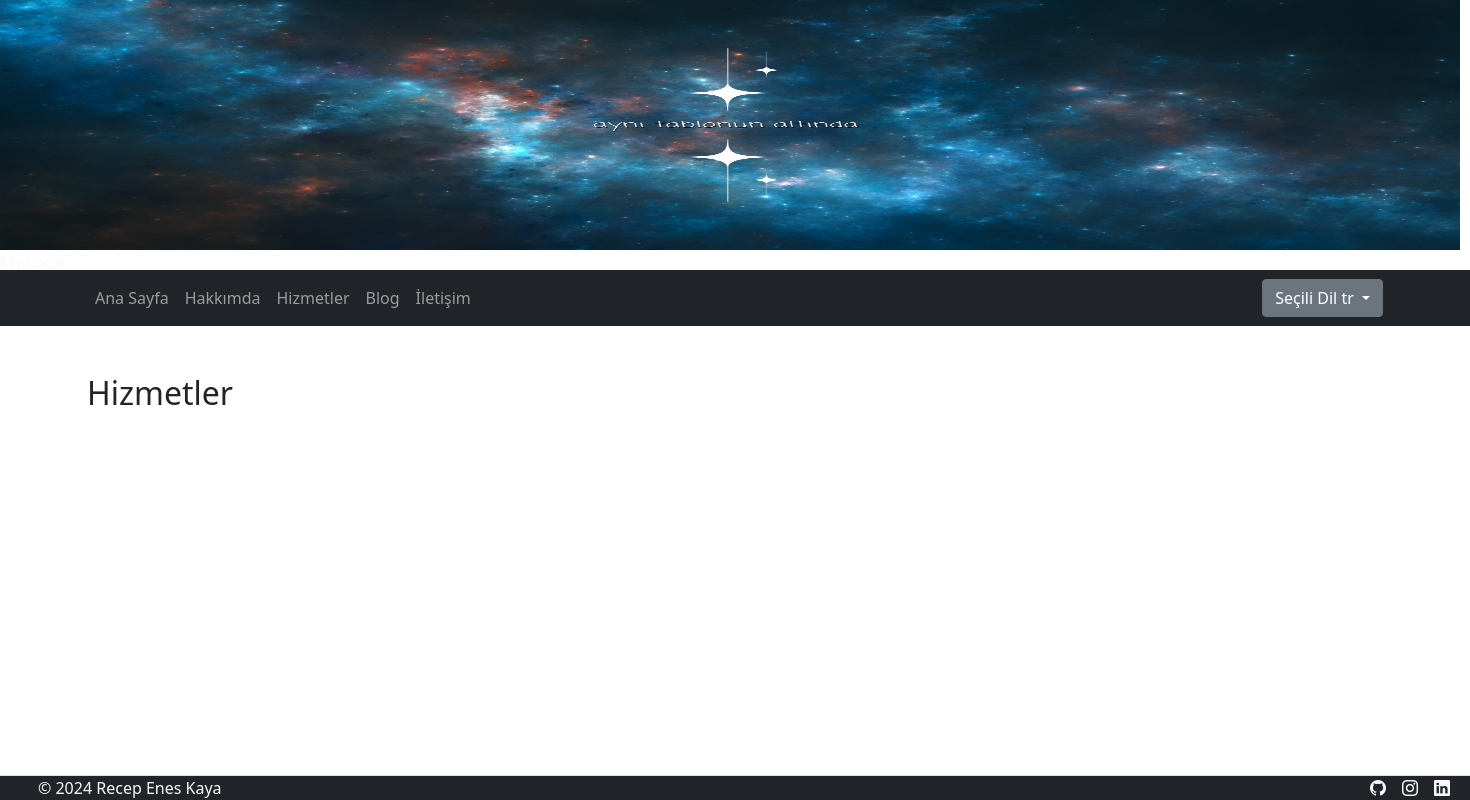
The app's page /tr/services, older data.
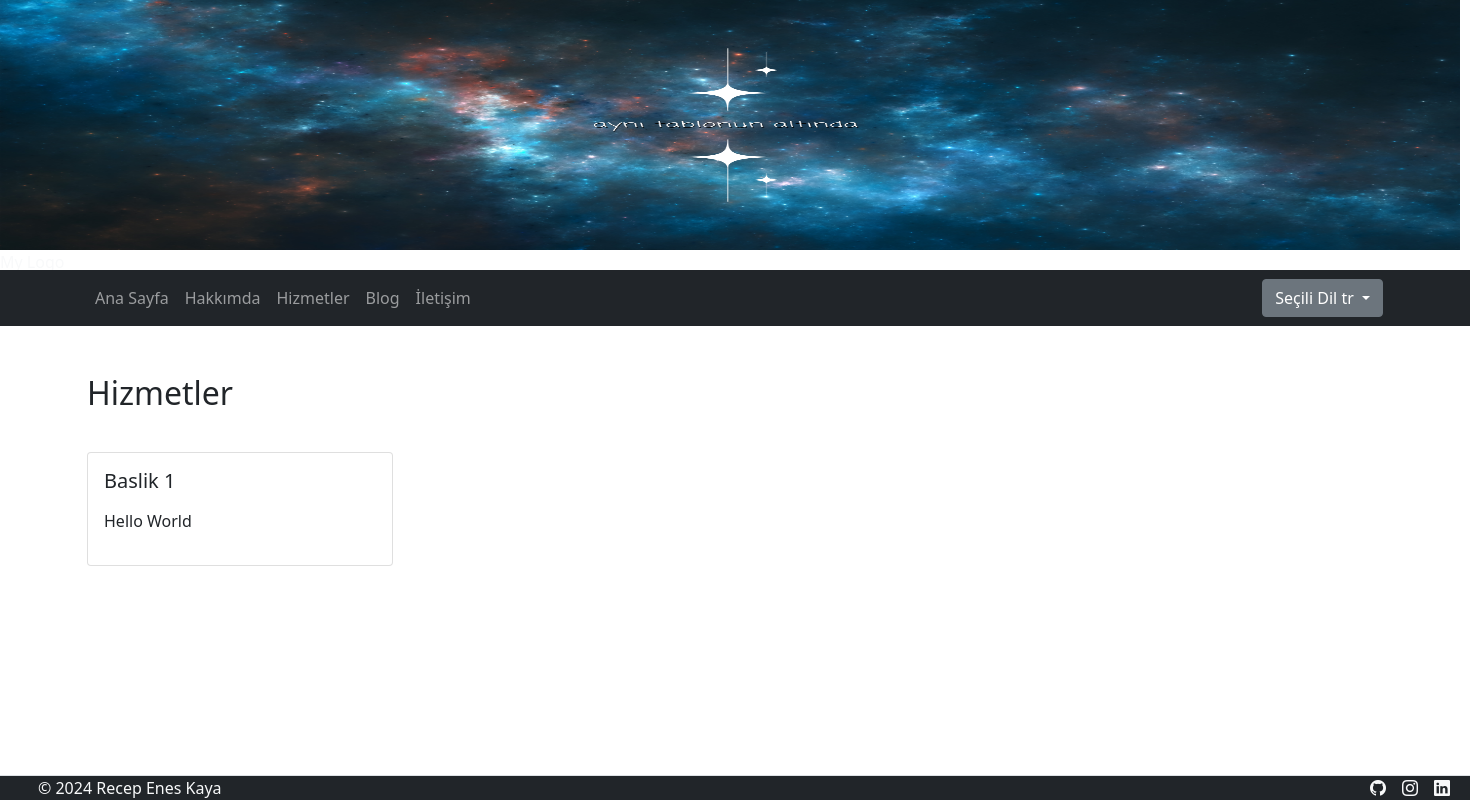
The same page, newer data.
### tcore/models.py (models this page shows, shortened)
class Service(models.Model):
    title = models.CharField(max_length=200, verbose_name=_("Başlık"))
    content = RichTextField(verbose_name=_("İçerik"))
    slug = models.SlugField(max_length=200, blank=True, editable=False)

### tcore/views.py (the view)
# urls.py: path('services', ServiceView.as_view(), name='services'),
class ServiceView(ListView):
    template_name = 'services.html'
    context_object_name = "Services"
    queryset = Service.objects.all()

### tcore/context_processors.py (called while the page is built)
def SettingList(request):
    try:
        context = Setting.objects.get()
    except Setting.DoesNotExist:
        context = None
    return {'settings': context}

### tcore/templates/services.html (shortened to what this page needs)
{% extends 'base.html' %}
{% load static %}
{% load i18n %}
{% block content %}
<div class="row mt-4 mb-4">
    <h2 class="mb-4">{% translate 'Hizmetler' %}</h2>
    {% for service in Services %}
    <div class="col-md-3 mt-3">
        <div class="card">
            <div class="card-body">
                <h5 class="card-title">{{ service.title }}</h5>
                <p class="card-text">{{ service.content|safe }}</p>
            </div>
        </div>
    </div>
</div>
    {% endfor %}
{% endblock %}

Row changes from the older to the newer data that the page shows:
added Service: title "Baslik 1", content "Hello World"
